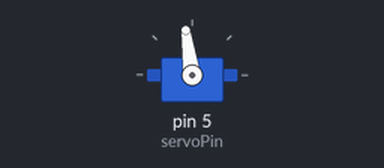
Recording of a sketch running on a simulated Arduino Uno, built with avr-gcc and run on an emulated ATmega328P. Shown: servo.

Above: at 0.05 s.
At 7.3 s:
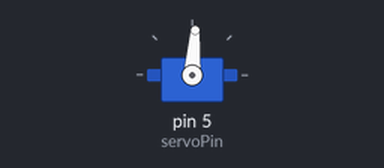
Timing chart, 0 to 9.9 s (numbered marks = the images above):
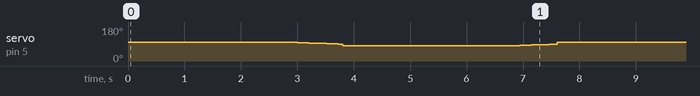

Measured:
- by itself, servo on pin 5 (servoPin): repeats every 7.6 s: 96° 0.10 s, 95° 0.10 s, 94° 0.10 s, 93° 0.12 s, 92° 0.10 s, 91° 0.10 s, 90° 0.08 s, 81° 3.0 s, 82° 0.10 s, 83° 0.10 s, 84° 0.10 s, 85° 0.10 s, 86° 0.10 s, 87° 0.12 s, 88° 0.10 s, 89° 0.04 s, 98° 3.0 s, 97° 0.10 s

The sketch:

ease_360servo.ino
```cpp
#include <Servo.h>

Servo servoMotor;  // Create a servo object

int servoPin = 5;  // Change this to match the pin you're using for the servo
int speed = 85;   // Change this to adjust the speed of the servo (0 to 180)
int ease = speed;
int easestrength = 2;
void setup() {
  servoMotor.attach(servoPin);  // Attach the servo to the pin
}

void loop() {
  // Move counterclockwise
  servoMotor.writeMicroseconds(1465 + speed); // Adjust the speed with speed variable
  delay(3000);  // Adjust the delay as needed
  int i = 0;
while (ease > 5) {
  ease=ease-easestrength;
    servoMotor.writeMicroseconds(1465 + ease); // Adjust the speed with speed variable
  delay(20);  // Adjust the delay as needed
i++;
};
  ease = speed;

  // Move clockwise
  servoMotor.writeMicroseconds(1465 - speed); // Adjust the speed with speed variable
  delay(3000);  // Adjust the delay as needed
   i = 0;
while (ease > 5) {
  ease=ease-easestrength;
    servoMotor.writeMicroseconds(1465 - ease); // Adjust the speed with speed variable
  delay(20);  // Adjust the delay as needed
i++;
};
  ease = speed;


}
```
